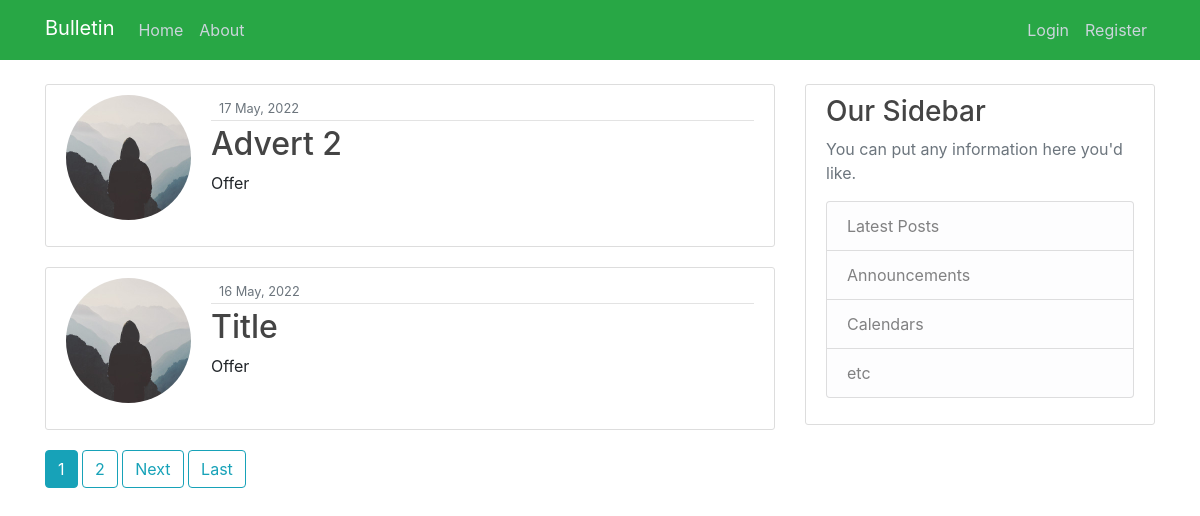
/home/, run on the app's committed database.
### myboardapp/models.py (models this page shows, shortened)
class Bulletin(models.Model):
    title = models.CharField(max_length=100, blank=True)
    author = models.ForeignKey(User, on_delete=models.CASCADE)
    content = models.TextField()
    file = models.FileField(upload_to='files/',
                                             blank=True,
                                             )
    bulletin_category = models.ForeignKey(CategoryModel, on_delete=models.CASCADE)
    date_created = models.DateTimeField(default=timezone.now)

class CategoryModel(models.Model):
    category_name = models.CharField(max_length=255,
                                     unique=True,
                                     )
    def __str__(self):
        return f'{self.category_name}'
    """
    >>> from myboardapp.models import Bulletin
    >>> from myboardapp.models import CategoryModel
    >>> CategoryModel.objects.create(category_name = "Offer")
    <CategoryModel: Offer>
    """

### users/models.py (models this page shows, shortened)
class Profile(models.Model):
    user = models.OneToOneField(User, on_delete=models.CASCADE)
    image = models.ImageField(default='default.jpg', upload_to='profile_pics')

### myboardapp/views.py (the view)
# urls.py: path('home/', PostListView.as_view(), name='home'),
class PostListView(ListView):
    model = Bulletin
    template_name = 'myboardapp/home.html'
    context_object_name = 'bulletins_0'
    ordering = ['-date_created']
    paginate_by = 2

### myboardapp/templates/myboardapp/home.html (shortened to what this page needs)
{% extends "myboardapp/base.html" %}
{% load static %}
{% block content %}
    <main role="main" class="container">
      <div class="row">
        <div class="col-md-8">
            {% for bulletin in bulletins_0 %}
                <article class="media content-section">
                    <img class="rounded-circle account-img" src="{{ bulletin.author.profile.image.url }}">
                    <div class="media-body">
                        <div class="article-metadata">
                      <small class="text-muted">{{ bulletin.date_created|date:"d F, Y" }}</small>
                    </div>
                    <h2><a class="article-title" href="{% url 'bulletin-detail' bulletin.id %}">{{ bulletin.title }}</a></h2>
                    <p class="article-content">{{ bulletin.bulletin_category }}</p>
                  </div>
                </article>
            {% endfor %}
            {% if is_paginated %}
                {% for num in page_obj.paginator.page_range %}
                    {% if page_obj.number == num %}
                        <a class="btn btn-info mb-4" href="?page={{ num }}">{{ num }}</a>
                    {% elif num > page_obj.number|add:'-2' and num < page_obj.number|add:'2' %}
                        <a class="btn btn-outline-info mb-4" href="?page={{ num }}">{{ num }}</a>
                    {% endif %}
                {% endfor %}
                {% if page_obj.has_next %}
                    <a class="btn btn-outline-info mb-4" href="?page={{ page_obj.next_page_number }}">Next</a>
                    <a class="btn btn-outline-info mb-4" href="?page={{ page_obj.paginator.num_pages }}">Last</a>
                {% endif %}
            {% endif %}
        </div>
        <div class="col-md-4">
          <div class="content-section">
            <h3>Our Sidebar</h3>
            <p class='text-muted'>You can put any information here you'd like.
              <ul class="list-group">
                <li class="list-group-item list-group-item-light">Latest Posts</li>
                <li class="list-group-item list-group-item-light">Announcements</li>
                <li class="list-group-item list-group-item-light">Calendars</li>
                <li class="list-group-item list-group-item-light">etc</li>
              </ul>
            </p>
          </div>
        </div>
      </div>
    </main>
{% endblock content %}

### myboardapp/static/myboardapp/mail.css (style rules this page uses)
h1, h2, h3, h4, h5, h6 { color: #444444; }
ul { margin: 0; }
.content-section { background: #ffffff; padding: 10px 20px; border: 1px solid #dddddd; border-radius: 3px; margin-bottom: 20px; }
.article-title { color: #444444; }
.article-content { white-space: pre-line; }
.article-metadata { padding-bottom: 1px; margin-bottom: 4px; border-bottom: 1px solid #e3e3e3 }
.account-img { height: 125px; width: 125px; margin-right: 20px; margin-bottom: 16px; }

### data on the page
Bulletin: author.profile.image (placeholder picture), date_created "17 May, 2022", title "Advert 2", bulletin_category "Offer"
Bulletin: author.profile.image (placeholder picture), date_created "16 May, 2022", title "Title", bulletin_category "Offer"

### other printed values
{{ num }} "1"
{{ num }} "2"
